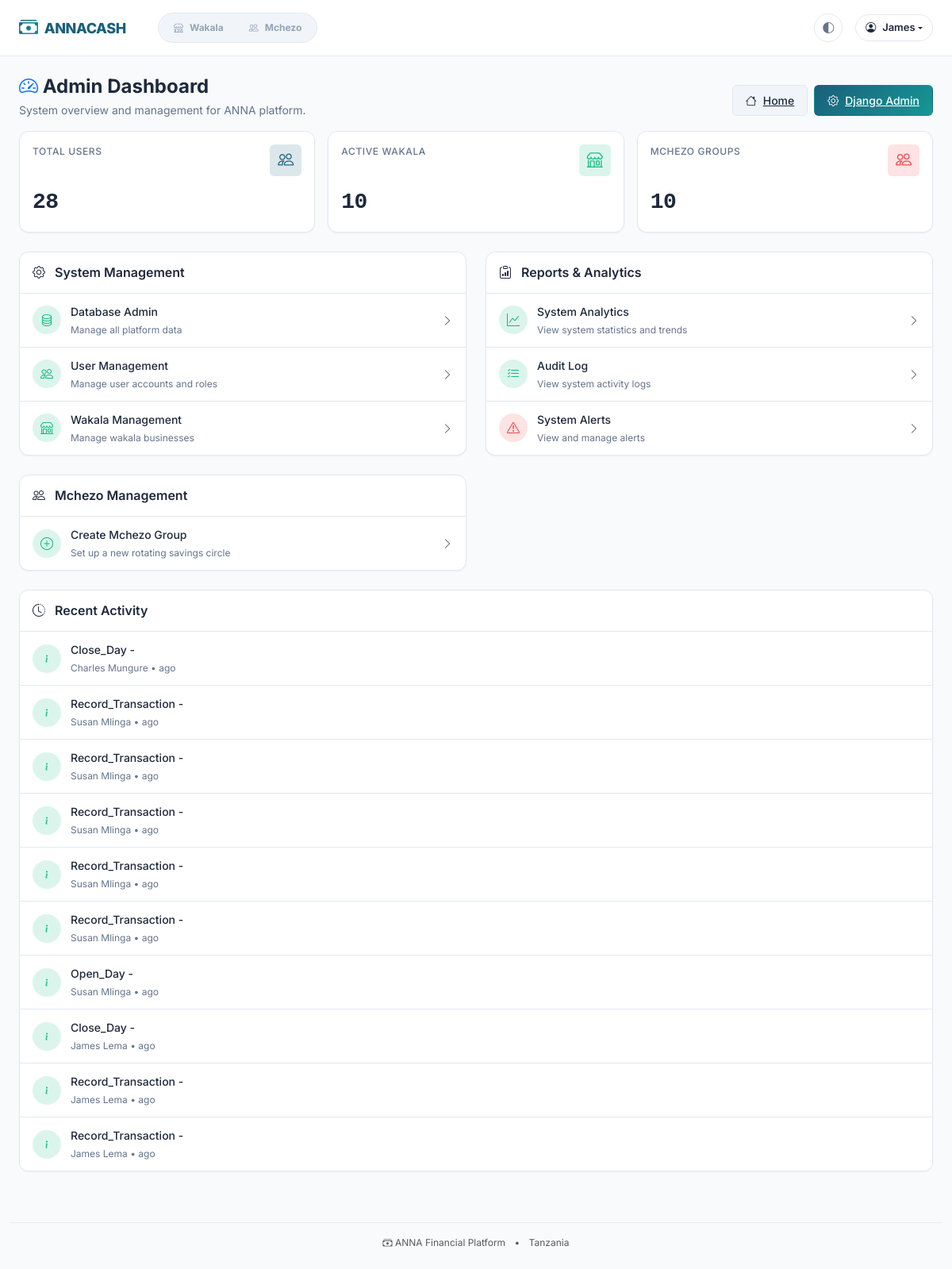
/superadmin/ (signed in), run on the app's committed database.
### accounts/models.py (models this page shows, shortened)
class User(AbstractBaseUser, PermissionsMixin):
    email = models.EmailField(unique=True)
    phone_number = models.CharField(max_length=20, unique=True, blank=True, null=True)
    first_name = models.CharField(max_length=100)
    last_name = models.CharField(max_length=100)
    is_active = models.BooleanField(default=True)
    is_staff = models.BooleanField(default=False)
    is_superuser = models.BooleanField(default=False)
    date_joined = models.DateTimeField(default=timezone.now)
    last_login = models.DateTimeField(blank=True, null=True)
    profile_image = models.ImageField(upload_to="profiles/", blank=True, null=True)
    bio = models.TextField(blank=True)
    timezone = models.CharField(max_length=50, default="Africa/Nairobi")
    national_id = models.CharField(max_length=20, blank=True, null=True)
    region = models.CharField(max_length=100, blank=True)
    district = models.CharField(max_length=100, blank=True)
    objects = UserManager()
    USERNAME_FIELD = "email"
    REQUIRED_FIELDS = ["first_name", "last_name"]
    class Meta:
        verbose_name = "User"
        verbose_name_plural = "Users"
        ordering = ["-date_joined"]
    def get_full_name(self):
        return f"{self.first_name} {self.last_name}".strip()

### core/models.py (models this page shows, shortened)
class AuditLog(models.Model):
    ACTION_CHOICES = [
        ("create", "Create"),
        ("update", "Update"),
        ("delete", "Delete"),
        ("view", "View"),
        ("login", "Login"),
        ("logout", "Logout"),
        ("open_day", "Open Financial Day"),
        ("close_day", "Close Financial Day"),
        ("record_transaction", "Record Transaction"),
        ("adjust_balance", "Balance Adjustment"),
        ("payout", "Payout"),
        ("contribution", "Contribution"),
        ("role_change", "Role Change"),
        ("export", "Export"),
        ("other", "Other"),
    ]
    timestamp = models.DateTimeField(auto_now_add=True)
    user = models.ForeignKey(
        settings.AUTH_USER_MODEL,
        on_delete=models.SET_NULL,
        null=True,
        related_name="audit_logs",
    )
    action = models.CharField(max_length=50, choices=ACTION_CHOICES)
    content_type = models.ForeignKey(
        ContentType, on_delete=models.SET_NULL, null=True, blank=True
    )
    object_id = models.CharField(max_length=255, blank=True, null=True)
    content_object = GenericForeignKey("content_type", "object_id")
    ip_address = models.GenericIPAddressField(blank=True, null=True)
    user_agent = models.TextField(blank=True)
    description = models.TextField()
    old_values = models.JSONField(default=dict, blank=True)
    new_values = models.JSONField(default=dict, blank=True)
    metadata = models.JSONField(default=dict, blank=True)
    class Meta:
        ordering = ["-timestamp"]
        indexes = [
            models.Index(fields=["user", "timestamp"]),
            models.Index(fields=["content_type", "object_id"]),
            models.Index(fields=["action", "timestamp"]),
        ]
        verbose_name = "Audit Log"
        verbose_name_plural = "Audit Logs"

### dashboard/views.py (the view)
# urls.py: path("superadmin/", views.AdminDashboardView.as_view(), name="admin"),
class AdminDashboardView(DashboardMixin, TemplateView):
    template_name = "dashboard/admin.html"
    def get_context_data(self, **kwargs):
        from django.db.models import Count
        from accounts.models import User
        from wakala.models import Wakala
        from mchezo.models import Group
        from core.models import AuditLog
        context = super().get_context_data(**kwargs)
        today = timezone.now().date()
        week_ago = today - timedelta(days=7)
        context.update(
            {
                "page_title": "Admin Dashboard - ANNA",
                "total_users": User.objects.filter(is_active=True).count(),
                "total_wakalas": Wakala.objects.filter(is_active=True).count(),
                "total_groups": Group.objects.filter(is_active=True).count(),
                "recent_audit_logs": AuditLog.objects.all()[:20],
                "today": today,
            }
        )
        return context

### templates/dashboard/admin.html (shortened to what this page needs)
{% extends 'base.html' %}
{% block content %}
<div class="anna-page-header">
    <div class="d-flex justify-content-between align-items-start flex-wrap">
        <div class="me-3">
            <h4 class="anna-page-title">
                <i class="bi bi-speedometer2 text-primary"></i> Admin Dashboard
            </h4>
            <p class="anna-page-subtitle">System overview and management for ANNA platform.</p>
        </div>
        <div class="anna-page-actions">
            <a href="/" class="anna-btn anna-btn-secondary">
                <i class="bi bi-house"></i> Home
            </a>
            <a href="/admin/" class="anna-btn anna-btn-primary">
                <i class="bi bi-gear"></i> Django Admin
            </a>
        </div>
    </div>
</div>
<div class="row g-3 mb-4">
    <div class="col-md-4">
        <div class="anna-kpi-card">
            <div class="anna-kpi-card-header">
                <span class="anna-kpi-label">Total Users</span>
                <div class="anna-kpi-icon anna-kpi-icon-primary">
                    <i class="bi bi-people"></i>
                </div>
            </div>
            <div class="anna-kpi-value">{{ total_users }}</div>
        </div>
    </div>
    <div class="col-md-4">
        <div class="anna-kpi-card">
            <div class="anna-kpi-card-header">
                <span class="anna-kpi-label">Active Wakala</span>
                <div class="anna-kpi-icon anna-kpi-icon-success">
                    <i class="bi bi-shop"></i>
                </div>
            </div>
            <div class="anna-kpi-value">{{ total_wakalas }}</div>
        </div>
    </div>
    <div class="col-md-4">
        <div class="anna-kpi-card">
            <div class="anna-kpi-card-header">
                <span class="anna-kpi-label">Mchezo Groups</span>
                <div class="anna-kpi-icon anna-kpi-icon-danger">
                    <i class="bi bi-people"></i>
                </div>
            </div>
            <div class="anna-kpi-value">{{ total_groups }}</div>
        </div>
    </div>
</div>
<div class="row g-4">
    <div class="col-md-6">
        <div class="anna-card">
            <div class="anna-card-header">
                <h5 class="anna-card-title">
                    <i class="bi bi-gear me-2"></i> System Management
                </h5>
            </div>
            <div class="anna-card-body p-0">
                <div class="list-group list-group-flush">
                    <a href="/admin/" class="anna-transaction-item list-group-item list-group-item-action">
                        <i class="bi bi-database anna-transaction-icon anna-transaction-icon-deposit"></i>
                        <div class="anna-transaction-content">
                            <div class="anna-transaction-title">Database Admin</div>
                            <div class="anna-transaction-meta">Manage all platform data</div>
                        </div>
                        <i class="bi bi-chevron-right text-muted"></i>
                    </a>
                    <a href="{% url 'accounts:user_list' %}" class="anna-transaction-item list-group-item list-group-item-action">
                        <i class="bi bi-people anna-transaction-icon anna-transaction-icon-deposit"></i>
                        <div class="anna-transaction-content">
                            <div class="anna-transaction-title">User Management</div>
                            <div class="anna-transaction-meta">Manage user accounts and roles</div>
                        </div>
                        <i class="bi bi-chevron-right text-muted"></i>
                    </a>
                    <a href="{% url 'wakala:list' %}" class="anna-transaction-item list-group-item list-group-item-action">
                        <i class="bi bi-shop anna-transaction-icon anna-transaction-icon-deposit"></i>
                        <div class="anna-transaction-content">
                            <div class="anna-transaction-title">Wakala Management</div>
                            <div class="anna-transaction-meta">Manage wakala businesses</div>
                        </div>
                        <i class="bi bi-chevron-right text-muted"></i>
                    </a>
                </div>
            </div>
        </div>
        <div class="anna-card mt-4">
            <div class="anna-card-header">
                <h5 class="anna-card-title">
                    <i class="bi bi-people me-2"></i> Mchezo Management
                </h5>
            </div>
            <div class="anna-card-body p-0">
                <div class="list-group list-group-flush">
                    <a href="{% url 'mchezo:create_group' %}" class="anna-transaction-item list-group-item list-group-item-action">
                        <i class="bi bi-plus-circle anna-transaction-icon anna-transaction-icon-deposit"></i>
                        <div class="anna-transaction-content">
                            <div class="anna-transaction-title">Create Mchezo Group</div>
                            <div class="anna-transaction-meta">Set up a new rotating savings circle</div>
                        </div>
                        <i class="bi bi-chevron-right text-muted"></i>
                    </a>
                </div>
            </div>
        </div>
    </div>
    <div class="col-md-6">
        <div class="anna-card">
            <div class="anna-card-header">
                <h5 class="anna-card-title">
                    <i class="bi bi-clipboard-data me-2"></i> Reports & Analytics
                </h5>
            </div>
            <div class="anna-card-body p-0">
                <div class="list-group list-group-flush">
                    <a href="{% url 'audit:reports' %}" class="anna-transaction-item list-group-item list-group-item-action">
                        <i class="bi bi-graph-up anna-transaction-icon anna-transaction-icon-deposit"></i>
                        <div class="anna-transaction-content">
                            <div class="anna-transaction-title">System Analytics</div>
                            <div class="anna-transaction-meta">View system statistics and trends</div>
                        </div>
                        <i class="bi bi-chevron-right text-muted"></i>
                    </a>
                    <a href="{% url 'audit:log' %}" class="anna-transaction-item list-group-item list-group-item-action">
                        <i class="bi bi-list-check anna-transaction-icon anna-transaction-icon-deposit"></i>
                        <div class="anna-transaction-content">
                            <div class="anna-transaction-title">Audit Log</div>
                            <div class="anna-transaction-meta">View system activity logs</div>
                        </div>
                        <i class="bi bi-chevron-right text-muted"></i>
                    </a>
                    <a href="{% url 'audit:alerts' %}" class="anna-transaction-item list-group-item list-group-item-action">
                        <i class="bi bi-exclamation-triangle anna-transaction-icon anna-transaction-icon-withdrawal"></i>
                        <div class="anna-transaction-content">
                            <div class="anna-transaction-title">System Alerts</div>
                            <div class="anna-transaction-meta">View and manage alerts</div>
                        </div>
                        <i class="bi bi-chevron-right text-muted"></i>
                    </a>
                </div>
            </div>
        </div>
    </div>
</div>
{% if recent_audit_logs %}
<div class="row mt-4">
    <div class="col-12">
        <div class="anna-card">
            <div class="anna-card-header">
                <h5 class="anna-card-title">
                    <i class="bi bi-clock-history me-2"></i> Recent Activity
                </h5>
            </div>
            <div class="anna-card-body p-0">
                <div class="list-group list-group-flush">
                    {% for log in recent_audit_logs|slice:":10" %}
                    <div class="anna-transaction-item">
                        <div class="anna-transaction-icon {% if log.action == 'create' %}anna-transaction-icon-deposit{% elif log.action == 'delete' %}anna-transaction-icon-withdrawal{% else %}anna-transaction-icon-deposit{% endif %}">
                            <i class="bi bi-{% if log.action == 'create' %}plus{% elif log.action == 'delete' %}trash{% elif log.action == 'update' %}pencil{% else %}info{% endif %}"></i>
                        </div>
                        <div class="anna-transaction-content">
                            <div class="anna-transaction-title">{{ log.action|title }} - {{ log.model }}</div>
                            <div class="anna-transaction-meta">{{ log.user.get_full_name|default:log.user }} • {{ log.created_at|timesince }} ago</div>
                        </div>
                    </div>
                    {% endfor %}
                </div>
            </div>
        </div>
    </div>
</div>
{% endif %}
{% endblock %}

### templates/base.html (shortened to what this page needs)
<!DOCTYPE html>
<html lang="sw">
<head>
    {% load static %}
    <link href="https://cdn.jsdelivr.net/npm/bootstrap@5.3.0/dist/css/bootstrap.min.css" rel="stylesheet">
    <link href="https://cdn.jsdelivr.net/npm/bootstrap-icons@1.11.0/font/bootstrap-icons.css" rel="stylesheet">
    <link href="{% static 'css/variables.css' %}" rel="stylesheet">
    <link href="{% static 'css/anna.css' %}" rel="stylesheet">
</head>
<body>
    <nav class="navbar navbar-expand-lg anna-navbar">
        <div class="container-fluid px-3 px-lg-4">
            <a class="navbar-brand anna-navbar-brand" href="/">
                <i class="bi bi-cash-stack"></i> ANNACASH
            </a>
            {% if user.is_authenticated %}
            <div class="collapse navbar-collapse" id="navbarNav">
                <div class="anna-app-switcher ms-lg-4 me-auto d-none d-lg-flex">
                    {% if has_wakala_access %}
                    <a href="{% url 'dashboard:app_switcher' %}?app=wakala" class="anna-app-switcher-btn {% if request.path|slice:':8' == '/wakala' or '/wakala/' in request.path %}active{% endif %}">
                        <i class="bi bi-shop"></i> Wakala
                    </a>
                    {% endif %}
                    {% if has_mchezo_access %}
                    <a href="{% url 'dashboard:app_switcher' %}?app=mchezo" class="anna-app-switcher-btn {% if request.path|slice:':7' == '/mchezo' or '/mchezo/' in request.path %}active{% endif %}">
                        <i class="bi bi-people"></i> Mchezo
                    </a>
                    {% endif %}
                </div>
                <div class="d-flex flex-column flex-lg-row align-items-lg-center gap-3 mt-3 mt-lg-0 ms-auto">
                    <button class="theme-toggle d-none d-lg-flex" title="Cycle theme">
                        <i class="bi bi-circle-half"></i>
                    </button>
                    <div class="dropdown d-none d-lg-block">
                        <button class="anna-user-menu-btn dropdown-toggle d-flex align-items-center" type="button" data-bs-toggle="dropdown" aria-expanded="false">
                            <i class="bi bi-person-circle me-2"></i>
                            <span class="d-none d-sm-inline">{{ user.first_name|default:user.email|truncatechars:15 }}</span>
                        </button>
                    </div>
                </div>
            </div>
            {% endif %}
        </div>
    </nav>
    <main class="container-fluid px-3 px-lg-4 py-4">
        {% block content %}{% endblock %}
    </main>
    <footer class="text-center py-4 text-muted" style="font-size: 0.75rem;">
        <div class="container-fluid">
            <hr class="my-3" style="opacity: 0.1;">
            <p class="mb-0">
                <i class="bi bi-cash-stack"></i> ANNA Financial Platform
                <span class="mx-2">•</span>
                Tanzania
            </p>
        </div>
    </footer>
</body>
</html>

### data on the page
User: first_name "James"
AuditLog: action "Close_Day", user.get_full_name "Charles Mungure"
AuditLog: action "Record_Transaction", user.get_full_name "Susan Mlinga"
AuditLog: action "Record_Transaction", user.get_full_name "Susan Mlinga"
AuditLog: action "Record_Transaction", user.get_full_name "Susan Mlinga"
AuditLog: action "Record_Transaction", user.get_full_name "Susan Mlinga"
AuditLog: action "Record_Transaction", user.get_full_name "Susan Mlinga"
AuditLog: action "Open_Day", user.get_full_name "Susan Mlinga"
AuditLog: action "Close_Day", user.get_full_name "James Lema"
AuditLog: action "Record_Transaction", user.get_full_name "James Lema"
AuditLog: action "Record_Transaction", user.get_full_name "James Lema"

### other printed values
{{ total_users }} "28"
{{ total_wakalas }} "10"
{{ total_groups }} "10"
